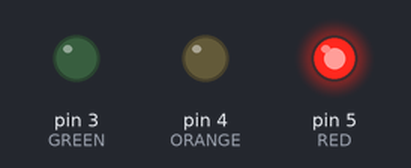
The sketch below on a simulated Arduino Uno, built with avr-gcc and run on an emulated ATmega328P. Parts: output pins drawn as LEDs (lit = HIGH).

Above: at 1.0 s.
At 3.0 s:
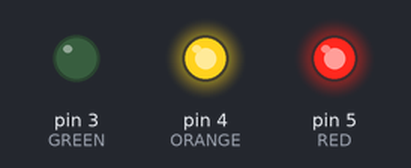
At 5.0 s:
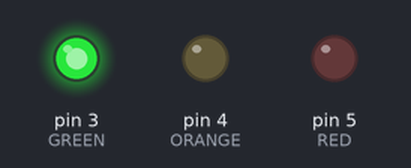
At 7.0 s:
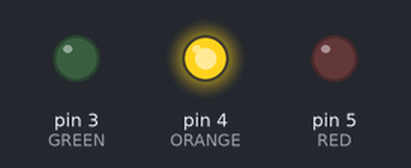
Timing chart, 0 to 10.4 s (numbered marks = the images above):
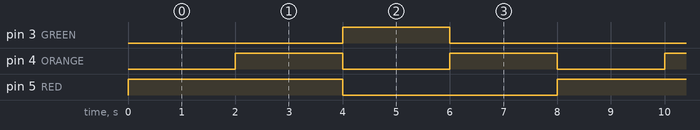

The sketch:

Traffic_light.ino
```cpp
#define RED 5
#define ORANGE 4
#define GREEN 3

void setup() {
  // put your setup code here, to run once:
  pinMode(RED, OUTPUT);
  pinMode(ORANGE, OUTPUT);
  pinMode(GREEN, OUTPUT);
}

void loop() {
  // put your main code here, to run repeatedly:
  digitalWrite(RED, HIGH);
  delay(2000);
  digitalWrite(ORANGE, HIGH);
  delay(2000);
  digitalWrite(ORANGE, LOW);
  digitalWrite(RED, LOW);
  digitalWrite(GREEN, HIGH);
  delay(2000);
  digitalWrite(GREEN, LOW);
  digitalWrite(ORANGE, HIGH);
  delay(2000);
  digitalWrite(ORANGE, LOW);
}
```

Measured:
- by itself, pin 3 (GREEN): alternates HIGH for 2.0 s and LOW for 6.0 s
- by itself, pin 4 (ORANGE): alternates HIGH for 2.0 s and LOW for 2.0 s
- by itself, pin 5 (RED): alternates HIGH for 4.0 s and LOW for 4.0 s
